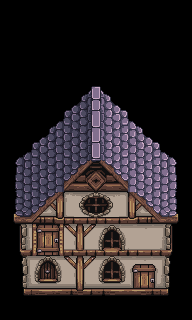

A level layout from a 2D game, rendered from its tile map. Below: a short description, then the map file with its tile-grid data intact:
An orthogonal 6x10 tile map with 32x32 px tiles, 1 tile layer (图块层 1).

<map version="1.10" tiledversion="1.11.2" orientation="orthogonal" renderorder="right-down" width="6" height="10" tilewidth="32" tileheight="32" infinite="0" nextlayerid="2" nextobjectid="1">
 <tileset firstgid="1" name="houses" tilewidth="32" tileheight="32" tilecount="1024" columns="32">
  <image source="场景素材/houses.png" width="1024" height="1024" />
 </tileset>
 <layer id="1" name="图块层 1" width="6" height="10">
  <data encoding="csv">
419,420,0,0,423,424,
451,0,0,0,0,0,
419,420,421,422,423,424,
451,452,453,454,455,456,
483,484,485,486,487,488,
515,516,581,582,519,520,
611,612,613,614,615,616,
675,774,677,678,679,680,
707,708,709,710,713,712,
739,740,741,742,743,744
</data>
 </layer>
</map>
